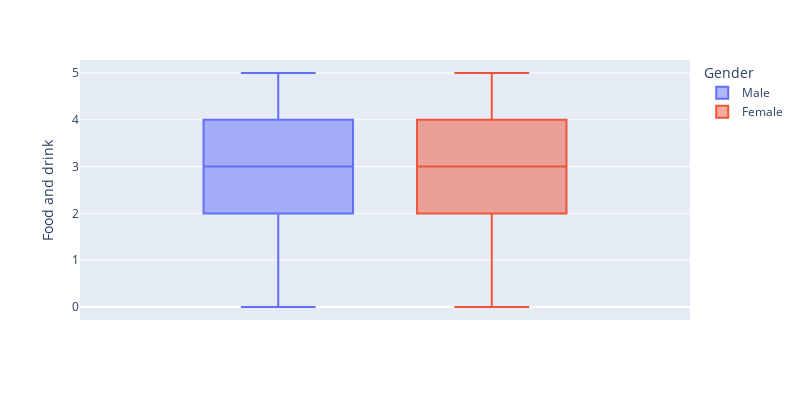

Here is the notebook cell this chart was saved with:
### Code cell
px.box(df, y='Food and drink', color='Gender', width=800, height=400)

### Figure 1 — Plotly figure (JSON) as saved in the notebook; plotly's stock layout.template omitted (floating-point values rounded to 4 significant figures; data arrays with more than 128 entries replaced by an {"elided": "..."} marker saying what was removed)
{"data": [{"alignmentgroup": "True", "hovertemplate": "Gender=Male<br>Food and drink=%{y}<extra></extra>", "legendgroup": "Male", "marker": {"color": "#636efa"}, "name": "Male", "notched": false, "offsetgroup": "Male", "orientation": "v", "showlegend": true, "type": "box", "x0": " ", "xaxis": "x", "y": {"elided": "51177 int values"}, "y0": " ", "yaxis": "y"}, {"alignmentgroup": "True", "hovertemplate": "Gender=Female<br>Food and drink=%{y}<extra></extra>", "legendgroup": "Female", "marker": {"color": "#EF553B"}, "name": "Female", "notched": false, "offsetgroup": "Female", "orientation": "v", "showlegend": true, "type": "box", "x0": " ", "xaxis": "x", "y": {"elided": "52727 int values"}, "y0": " ", "yaxis": "y"}], "layout": {"boxmode": "group", "height": 400, "legend": {"title": {"text": "Gender"}, "tracegroupgap": 0}, "margin": {"t": 60}, "width": 800, "xaxis": {"anchor": "y", "domain": [0, 1]}, "yaxis": {"anchor": "x", "domain": [0, 1], "title": {"text": "Food and drink"}}}}
